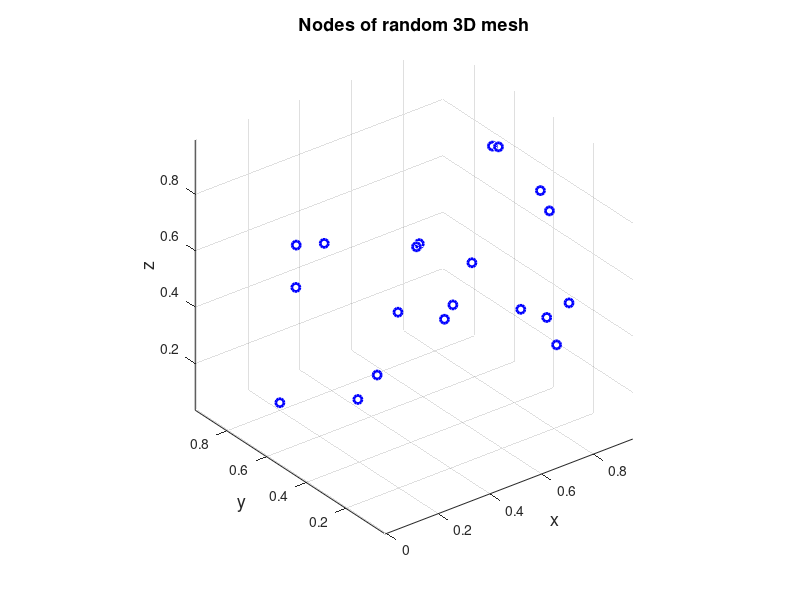

Write the MATLAB code that produced this figure. (Note: this script raises an error after producing the figure.)
%% Mesh verification of a random 3-dimensional point set

%% Initial data
% Set the random number generator.
rng(1);
%% 
% Set the points defining the region to be meshed.
points=rand(20,3);
%%
% Plot the points defining the region to be meshed.
figure('Name','Nodes of random 3D mesh','NumberTitle','off')
scatter3(points(:,1),points(:,2),points(:,3),...
    'marker','o','MarkerEdgeColor',[0 0 1],'LineWidth',2)
xlabel('x','FontSize',13);
ylabel('y','FontSize',13);
zlabel('z','FontSize',13);
title('Nodes of random 3D mesh','FontSize',13)
axis equal

%% Processing
% Find the Delaunay triangulation of the point set using the new convex
% hull algorithm.
T1=delaunay_nd(points);
%%
% Find the Delaunay triangulation of the point set using the algorithm
% provided by MATLAB.
T2=delaunayn(points);
%% Verification
% *Error check 1: mesh sizes*
%%
% Find the number of elements of the mesh calculated using the new convex
% hull algorithm.
helements=size(T1,1);
%%
% Find the number of elements of the mesh calculated using the algorithm
% provided by MATLAB
celements=size(T2,1);
%%
% Check if the number of elements of the two meshes is the same. If this is
% not the case, throw an error.
if celements~=helements
    error('The number of elements does not match the true solution.');
end
%%
% *Error check 2: duplicate elements*
%%
% $d$ is the dimension of the problem.
d=size(points,2);
%%
% Loop over all elements in pairs, such that each element pair contains two
% different elements. For each pair, the elements of which are defined by
% $d+1$ points each, check if the two elements contain $d+1$ common points.
% If so, this means that the two elements are defined by the same points,
% therefore the two elements of the pair are identical. There must not be
% any duplicate elements, so if a pair is found having two identical
% elements, throw an error.
for i=1:helements
    for j=i+1:helements
        if nnz(ismember(T1(i,:),T1(j,:)))==d+1
            error('Duplicate element.')
        end
    end
end
%%
% *Error check 3: true solution*
%%
% For each element ($i$) of the mesh calculated by the new algorithm, loop
% over all elements ($j$) of the mesh calculated by the algorithm provided
% by MATLAB, and check if the points defining element $i$ and the points
% defining element $i$ are common. This must happen exactly one time, since
% the faces defining the two meshes are unique according to the above check
% 2, and their number is the same according to the above check 1, namely
% the $count$ parameter can take the values $0$ or $1$. If no $j$ th
% element identical to $i$ th element is encountered, then the $count$
% parameter will remain $0$, otherwise it will be set equal to $1$. If the
% $count$ parameter remains equal to $0$, throw an error.
for i=1:helements
    element1=T1(i,:);
    count=0;
    for j=1:celements
        element2=T2(j,:);
        if nnz(ismember(element1,element2))==d+1
            count=1;
        end
    end
    if ~count
        error(['Element(' num2str(i) ') = [' num2str(element1) '] is not in the true solution.'])
    end
end
%% Plots
% Plot the mesh of the point set calculated with the new algorithm.
figure('Name','Random 3D mesh','NumberTitle','off')
tetramesh(T1,points,'FaceColor',[1 0.5 0],...
    'EdgeColor',[0 0 1],'FaceAlpha',0.3);
xlabel('x','FontSize',13);
ylabel('y','FontSize',13);
zlabel('z','FontSize',13);
title('Random 3D mesh','FontSize',13)
%%
% Plot the mesh of the point set calculated with the algorithm provided
% by MATLAB.
figure('Name','Random 3D mesh','NumberTitle','off')
tetramesh(T2,points,'FaceColor',[1 0.5 0],...
    'EdgeColor',[0 0 1],'FaceAlpha',0.3);
xlabel('x','FontSize',13);
ylabel('y','FontSize',13);
zlabel('z','FontSize',13);
title('Random 3D mesh','FontSize',13)

%% Contact author
%
%  (c) 2014 by George Papazafeiropoulos
%  First Lieutenant, Infrastructure Engineer, Hellenic Air Force
%  Civil Engineer, M.Sc., Ph.D. candidate, NTUA
%
% Email: gpapazafeiropoulos@yahoo.gr
%
% Website: http://users.ntua.gr/gpapazaf/
%


